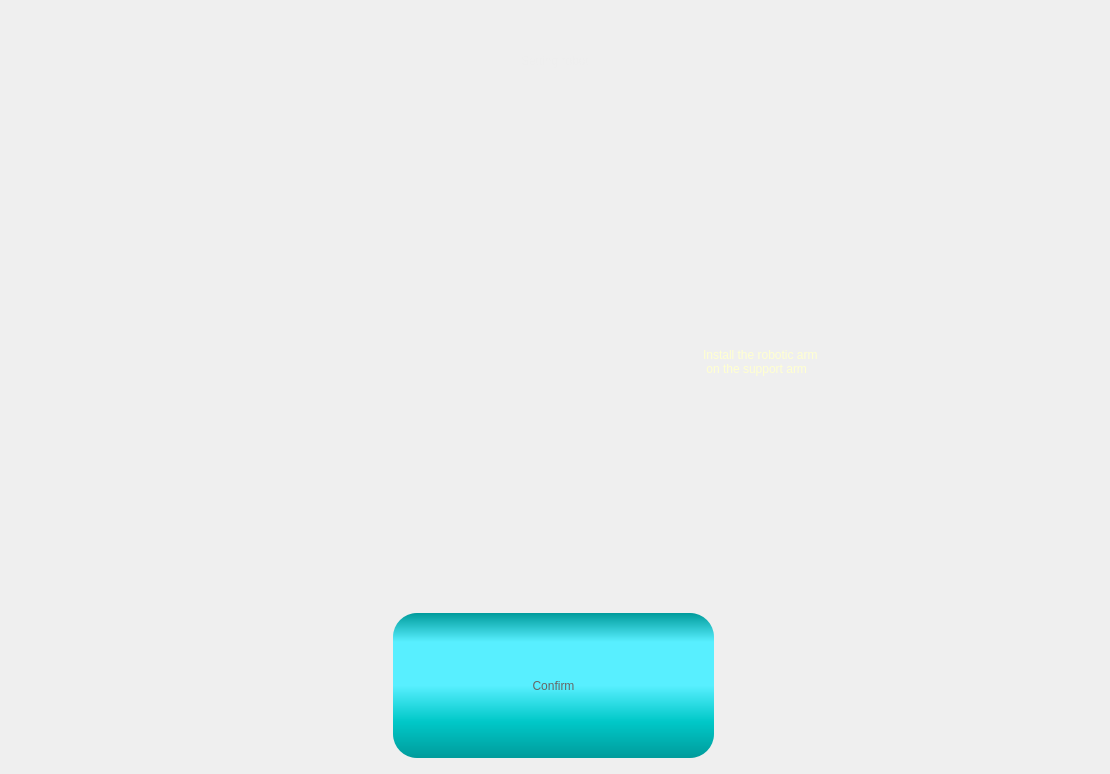
          <widget class="QWidget" name="pgRobotSupportArm">
           <layout class="QGridLayout" name="gridLayout_15">
            <item row="1" column="0">
             <spacer name="horizontalSpacer_15">
              <property name="orientation">
               <enum>Qt::Horizontal</enum>
              </property>
              <property name="sizeHint" stdset="0">
               <size>
                <width>40</width>
                <height>20</height>
               </size>
              </property>
             </spacer>
            </item>
            <item row="1" column="1">
             <widget class="QWidget" name="widget_3" native="true">
              <property name="sizePolicy">
               <sizepolicy hsizetype="Fixed" vsizetype="Fixed">
                <horstretch>0</horstretch>
                <verstretch>0</verstretch>
               </sizepolicy>
              </property>
              <property name="minimumSize">
               <size>
                <width>640</width>
                <height>490</height>
               </size>
              </property>
              <property name="styleSheet">
               <string notr="true">background-image:url(C:/Leon/image/robot.png)</string>
              </property>
             </widget>
            </item>
            <item row="1" column="2">
             <widget class="QLabel" name="label_9">
              <property name="minimumSize">
               <size>
                <width>350</width>
                <height>0</height>
               </size>
              </property>
              <property name="maximumSize">
               <size>
                <width>16777215</width>
                <height>16777215</height>
               </size>
              </property>
              <property name="styleSheet">
               <string notr="true">font: 24pt &quot;Arial&quot;;
color: rgb(255, 255, 208);</string>
              </property>
              <property name="text">
               <string>Install the robotic arm
 on the support arm</string>
              </property>
             </widget>
            </item>
            <item row="1" column="3">
             <spacer name="horizontalSpacer_16">
              <property name="orientation">
               <enum>Qt::Horizontal</enum>
              </property>
              <property name="sizeHint" stdset="0">
               <size>
                <width>40</width>
                <height>20</height>
               </size>
              </property>
             </spacer>
            </item>
            <item row="2" column="0" colspan="4">
             <layout class="QHBoxLayout" name="horizontalLayout_5">
              <item>
               <widget class="QPushButton" name="btnNext_settingRobot_2">
                <property name="sizePolicy">
                 <sizepolicy hsizetype="Maximum" vsizetype="Fixed">
                  <horstretch>0</horstretch>
                  <verstretch>0</verstretch>
                 </sizepolicy>
                </property>
                <property name="minimumSize">
                 <size>
                  <width>324</width>
                  <height>150</height>
                 </size>
                </property>
                <property name="styleSheet">
                 <string notr="true">QPushButton{
font: 48pt &quot;Arial&quot;;
color:#666666;
border-radius:24px;
background-color: qlineargradient(spread:pad, x1:0, y1:0, x2:0, y2:1, stop:0 rgba(0, 155, 155, 255), stop:0.2 rgba(88, 239, 255, 255), stop:0.5 rgba(88, 239, 255, 255), stop:0.75 rgba(0, 200, 200, 255),  stop:1 rgba(0, 155, 155, 255));
padding: 0px 20px;
margin-bottom:5px;
margin-right:3px;
}

QPushButton:hover{
color:#aa3333;
background-color: qlineargradient(spread:pad, x1:0, y1:0, x2:0, y2:1, stop:0 rgba(50, 155, 155, 255), stop:0.2 rgba(150, 239, 255, 255), stop:0.5 rgba(150, 239, 255, 255), stop:0.75 rgba(50, 200, 200, 255),  stop:1 rgba(50, 155, 155, 255));
}

QPushButton:pressed{
margin-top:5px;
margin-bottom:0px;
margin-left:3px;
margin-right:0px;
}</string>
                </property>
                <property name="text">
                 <string>Confirm</string>
                </property>
               </widget>
              </item>
             </layout>
            </item>
            <item row="0" column="0" colspan="4">
             <widget class="QLabel" name="label_title_7">
              <property name="minimumSize">
               <size>
                <width>0</width>
                <height>100</height>
               </size>
              </property>
              <property name="maximumSize">
               <size>
                <width>16777215</width>
                <height>100</height>
               </size>
              </property>
              <property name="styleSheet">
               <string notr="true">	color:#eeeeee;
	font: 64pt &quot;Cascadia Code SemiBold&quot;;
	padding:0px;
	margin:0px;</string>
              </property>
              <property name="text">
               <string>Setting robot</string>
              </property>
              <property name="alignment">
               <set>Qt::AlignCenter</set>
              </property>
             </widget>
            </item>
           </layout>
          </widget>
